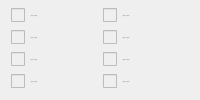
               <widget class="QWidget" name="fuseBitsWidget">
                <property name="sizePolicy">
                 <sizepolicy hsizetype="Expanding" vsizetype="Minimum">
                  <horstretch>0</horstretch>
                  <verstretch>0</verstretch>
                 </sizepolicy>
                </property>
                <attribute name="icon">
                 <iconset resource="Avr8UsbProg.qrc">
                  <normaloff>:/Avr8UsbProg/images/low.png</normaloff>:/Avr8UsbProg/images/low.png</iconset>
                </attribute>
                <attribute name="title">
                 <string>Low</string>
                </attribute>
                <layout class="QGridLayout" name="gridLayout_11">
                 <property name="topMargin">
                  <number>3</number>
                 </property>
                 <property name="bottomMargin">
                  <number>3</number>
                 </property>
                 <property name="verticalSpacing">
                  <number>0</number>
                 </property>
                 <item row="0" column="1">
                  <widget class="QCheckBox" name="fuseBit6CheckBox">
                   <property name="enabled">
                    <bool>false</bool>
                   </property>
                   <property name="text">
                    <string>--</string>
                   </property>
                  </widget>
                 </item>
                 <item row="1" column="0">
                  <widget class="QCheckBox" name="fuseBit5CheckBox">
                   <property name="enabled">
                    <bool>false</bool>
                   </property>
                   <property name="text">
                    <string>--</string>
                   </property>
                  </widget>
                 </item>
                 <item row="1" column="1">
                  <widget class="QCheckBox" name="fuseBit4CheckBox">
                   <property name="enabled">
                    <bool>false</bool>
                   </property>
                   <property name="text">
                    <string>--</string>
                   </property>
                  </widget>
                 </item>
                 <item row="2" column="0">
                  <widget class="QCheckBox" name="fuseBit3CheckBox">
                   <property name="enabled">
                    <bool>false</bool>
                   </property>
                   <property name="text">
                    <string>--</string>
                   </property>
                  </widget>
                 </item>
                 <item row="2" column="1">
                  <widget class="QCheckBox" name="fuseBit2CheckBox">
                   <property name="enabled">
                    <bool>false</bool>
                   </property>
                   <property name="text">
                    <string>--</string>
                   </property>
                  </widget>
                 </item>
                 <item row="3" column="0">
                  <widget class="QCheckBox" name="fuseBit1CheckBox">
                   <property name="enabled">
                    <bool>false</bool>
                   </property>
                   <property name="text">
                    <string>--</string>
                   </property>
                  </widget>
                 </item>
                 <item row="3" column="1">
                  <widget class="QCheckBox" name="fuseBit0CheckBox">
                   <property name="enabled">
                    <bool>false</bool>
                   </property>
                   <property name="text">
                    <string>--</string>
                   </property>
                  </widget>
                 </item>
                 <item row="0" column="0">
                  <widget class="QCheckBox" name="fuseBit7CheckBox">
                   <property name="enabled">
                    <bool>false</bool>
                   </property>
                   <property name="text">
                    <string>--</string>
                   </property>
                  </widget>
                 </item>
                </layout>
               </widget>
